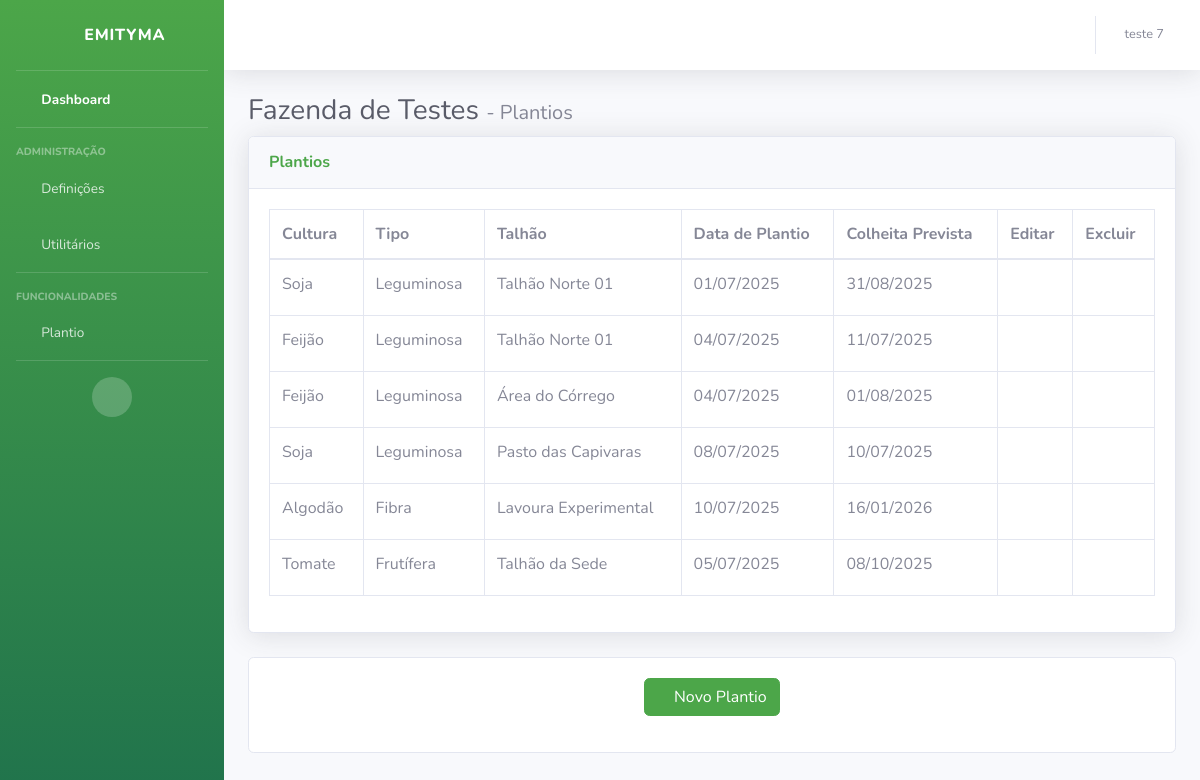
The page /dashboard/fazenda/fazenda-de-testes/plantios/ (signed in) on the database its author committed.
### usuario/models.py (models this page shows)
class Usuario(models.Model):
    usuario_id          = models.AutoField(primary_key=True, verbose_name="ID")
    usuario_nome        = models.CharField(max_length=80, unique=True, verbose_name="Nome")
    usuario_email       = models.EmailField(max_length=80, unique=True, verbose_name="Email")
    usuario_senha       = models.CharField(max_length=30, unique=False, verbose_name="Senha")
    usuario_dtCriacao   = models.DateField(auto_now_add=True, verbose_name="Data de Criação")
    usuario_imagem      = models.ImageField(upload_to='fotos/usuario', blank=True, verbose_name="Imagem")

### core/models.py (models this page shows, shortened)
class Fazenda(models.Model):
    id_fazenda      = models.AutoField(primary_key=True, verbose_name="ID Fazenda")
    nome            = models.CharField(max_length=50, verbose_name="Nome")
    proprietario    = models.CharField(max_length=50, verbose_name="Proprietário")
    uf              = models.CharField(max_length=2, verbose_name="UF")
    cidade          = models.CharField(max_length=50, verbose_name="Cidade")
    email           = models.EmailField(max_length=50, verbose_name="Email")
    telefone        = models.CharField(max_length=30, verbose_name="Telefone")
    tamanho         = models.FloatField(max_length=20, verbose_name="Tamanho (ha)")
    slug            = models.SlugField(max_length=60, unique=True, blank=True)
    usuarios = models.ManyToManyField(
        Usuario,
        through='UsuarioFazenda',
        related_name='fazendas'
    )
    class Meta:
        verbose_name = "Fazenda"
        verbose_name_plural = "Fazendas"

class Plantio(models.Model):
    dt_plantio           = models.DateField()
    dt_colheitaPrevista  = models.DateField()
    talhao               = models.ForeignKey(Talhao, on_delete=models.CASCADE, related_name='plantios')
    cultura              = models.ForeignKey(Cultura, on_delete=models.CASCADE, related_name='plantios')

class Cultura(models.Model):
    TIPO_CULTURA_CHOICES = [
        ('GC', 'Gramínea Cereal'),
        ('GR', 'Gramínea Forrageira'),
        ('LG', 'Leguminosa'),
        ('PC', 'Planta de Cobertura'),
        ('FR', 'Frutífera'),
        ('FB', 'Fibra'),
    ]
    nome                = models.CharField(max_length=50)
    tp_cultura          = models.CharField(max_length=2, choices=TIPO_CULTURA_CHOICES)  # GC, GR, LG, PC, FR, FB
    descricao           = models.CharField(max_length=500)
    produtividade_media = models.FloatField(help_text="kg por hectare")
    fazenda             = models.ForeignKey(Fazenda, on_delete=models.CASCADE, related_name='culturas')

class Talhao(models.Model):
    nome        = models.CharField(max_length=50)
    area        = models.DecimalField(max_digits=9, decimal_places=2)
    fazenda     = models.ForeignKey('Fazenda', on_delete=models.CASCADE, related_name='talhoes')

### dashboard/views.py (the view)
# urls.py: path('fazenda/<slug:slug>/plantios/', views.plantios, name='plantios'),
def plantios(request, slug):
    usuario_id = request.session.get('usuario_id')
    if not usuario_id:
        return redirect('entrar')
    usuario = Usuario.objects.get(usuario_id=usuario_id)
    fazenda = get_object_or_404(Fazenda, slug=slug)
    usuario_fazenda = UsuarioFazenda.objects.get(fazenda=fazenda, usuario=usuario)
    nivel_acesso = usuario_fazenda.nivel_acesso
    culturas = Cultura.objects.filter(fazenda=fazenda)
    talhoes = Talhao.objects.filter(fazenda=fazenda)
    plantios = Plantio.objects.filter(talhao__fazenda=fazenda).select_related('cultura', 'talhao')
    return render(request, 'dashboard/plantios.html', {
        'fazenda': fazenda,
        'usuario': usuario,
        'nivel_acesso': nivel_acesso,
        'culturas': culturas,
        'talhoes': talhoes,
        'plantios': plantios,
    })

### templates/dashboard/plantios.html (shortened to what this page needs)
{% load static %}
<!DOCTYPE html>
<html lang="pt-br">
<head>
    <link href="{% static 'vendor/fontawesome-free/css/all.min.css' %}" rel="stylesheet" type="text/css">
    <link href="{% static 'css/dashboard.css' %}" rel="stylesheet">
</head>
<body id="page-top">
    {% include "dashboard/sidebar.html" %}
    <div class="container-fluid">
        <h1 class="h3 mb-2 text-gray-800">{{ fazenda.nome }} <span class="h5 text-gray-600">- Plantios</span> </h1>
        <div class="card shadow mb-4">
        <div class="card-header py-3">
            <h6 class="m-0 font-weight-bold text-success">Plantios</h6>
        </div>
        <div class="card-body">
            <div class="table-responsive">
                <table class="table table-bordered" id="dataTable" width="100%" cellspacing="0">
                    <thead>
                        <tr>
                            <th>Cultura</th>
                            <th>Tipo</th>
                            <th>Talhão</th>
                            <th>Data de Plantio</th>
                            <th>Colheita Prevista</th>
                            <th>Editar</th>
                            <th>Excluir</th>
                        </tr>
                    </thead>
                    <tbody>
                        {% if plantios %}
                            {% for plantio in plantios %}
                            <tr>
                                <td>{{ plantio.cultura.nome }}</td>
                                <td>{{ plantio.cultura.get_tp_cultura_display }}</td>
                                <td>{{ plantio.talhao.nome }}</td>
                                <td>{{ plantio.dt_plantio|date:"d/m/Y" }}</td>
                                <td>{{ plantio.dt_colheitaPrevista|date:"d/m/Y" }}</td>
                                <td>
                                    <button
                                        type="button"
                                        class="btn btn-sm btn-link"
                                        title="Editar"
                                        data-toggle="modal"
                                        data-target="#modalEditarPlantio"
                                        data-id="{{ plantio.id }}"
                                        data-cultura="{{ plantio.cultura.id }}"
                                        data-talhao="{{ plantio.talhao.id }}"
                                        data-dt_plantio="{{ plantio.dt_plantio|date:'Y-m-d' }}"
                                        data-dt_colheita="{{ plantio.dt_colheitaPrevista|date:'Y-m-d' }}">
                                        <i class="fas fa-edit text-primary"></i>
                                    </button>
                                </td>
                                <td>
                                    <form method="post" action="{% url 'excluir_plantio' slug=fazenda.slug %}" style="display:inline;">
                                        <button
                                            type="submit"
                                            class="btn btn-sm btn-link"
                                            title="Excluir">
                                            <i class="fas fa-trash-alt text-danger"></i>
                                        </button>
                                    </form>
                                </td>
                            </tr>
                            {% endfor %}
                        {% else %}
                            <tr>
                                <td colspan="{% if nivel_acesso != 'Operador' %}7{% else %}6{% endif %}" class="text-center">
                                    Nenhum plantio cadastrado.<br>
                                </td>
                            </tr>
                        {% endif %}
                    </tbody>
                </table>
            </div>
        </div>
    </div>
        <div class="card mb-4">
            <div class="card-body d-flex justify-content-center">
                <button type="button" class="btn btn-success mb-3" data-toggle="modal" data-target="#modalCadastrarPlantio">
                    <i class="fas fa-plus"></i> Novo Plantio
                </button>
            </div>
        </div>
</body>
</html>

### templates/dashboard/sidebar.html (shortened to what this page needs)
{% load static %}
<div id="wrapper">
    <ul class="navbar-nav bg-gradient-success sidebar sidebar-dark accordion" id="accordionSidebar">
            <a class="sidebar-brand d-flex align-items-center justify-content-center" href="">
                <div class="sidebar-brand-icon rotate-n-15">
                    <i class="fas fa-laugh-wink" ></i>
                </div>
                <div class="sidebar-brand-text mx-3">Emityma</div>
            </a>
            <hr class="sidebar-divider my-0">
            <li class="nav-item active">
                <a class="nav-link" href="{% url 'dashboard_home' slug=fazenda.slug %}">
                    <i class="fas fa-fw fa-tachometer-alt"></i>
                    <span>Dashboard</span></a>
            </li>
            <hr class="sidebar-divider">
            {% if nivel_acesso == "Administrador" or nivel_acesso == "Gerente" %}
            <div class="sidebar-heading">
                Administração
            </div>
            <li class="nav-item">
                <a class="nav-link collapsed" href="#" data-toggle="collapse" data-target="#collapseTwo"
                    aria-expanded="true" aria-controls="collapseTwo">
                    <i class="fas fa-fw fa-cog"></i>
                    <span>Definições</span>
                </a>
            </li>
            {% endif %}
            <li class="nav-item">
                <a class="nav-link collapsed" href="#" data-toggle="collapse" data-target="#collapseUtilities"
                    aria-expanded="true" aria-controls="collapseUtilities">
                    <i class="fas fa-fw fa-wrench"></i>
                    <span>Utilitários</span>
                </a>
            </li>
            <hr class="sidebar-divider">
            <div class="sidebar-heading">
                Funcionalidades
            </div>
            <li class="nav-item">
                <a class="nav-link collapsed" href="#" data-toggle="collapse" data-target="#collapsePages"
                    aria-expanded="true" aria-controls="collapsePages">
                    <i class="fas fa-fw fa-folder"></i>
                    <span>Plantio</span>
                </a>
            </li>
            <hr class="sidebar-divider d-none d-md-block">
            <div class="text-center d-none d-md-inline">
                <button class="rounded-circle border-0" id="sidebarToggle"></button>
            </div>
        </ul>
        <div id="content-wrapper" class="d-flex flex-column">
            <div id="content">
                <nav class="navbar navbar-expand navbar-light bg-white topbar mb-4 static-top shadow">
                    <ul class="navbar-nav ml-auto">
                        <li class="nav-item dropdown no-arrow">
                            <a class="nav-link dropdown-toggle" href="#" id="userDropdown" role="button"
                                data-toggle="dropdown" aria-haspopup="true" aria-expanded="false">
                                <span class="mr-2 d-none d-lg-inline text-gray-600 small">{{ usuario.usuario_nome }}</span>
                            </a>
                        </li>
                    </ul>
                </nav>

### rows shown on the page
Usuario: usuario_nome "teste 7"
Fazenda: nome "Fazenda de Testes"
Plantio: cultura.nome "Soja", cultura.tp_cultura "Leguminosa", talhao.nome "Talhão Norte 01", dt_plantio "01/07/2025", dt_colheitaPrevista "31/08/2025"
Plantio: cultura.nome "Feijão", cultura.tp_cultura "Leguminosa", talhao.nome "Talhão Norte 01", dt_plantio "04/07/2025", dt_colheitaPrevista "11/07/2025"
Plantio: cultura.nome "Feijão", cultura.tp_cultura "Leguminosa", talhao.nome "Área do Córrego", dt_plantio "04/07/2025", dt_colheitaPrevista "01/08/2025"
Plantio: cultura.nome "Soja", cultura.tp_cultura "Leguminosa", talhao.nome "Pasto das Capivaras", dt_plantio "08/07/2025", dt_colheitaPrevista "10/07/2025"
Plantio: cultura.nome "Algodão", cultura.tp_cultura "Fibra", talhao.nome "Lavoura Experimental", dt_plantio "10/07/2025", dt_colheitaPrevista "16/01/2026"
Plantio: cultura.nome "Tomate", cultura.tp_cultura "Frutífera", talhao.nome "Talhão da Sede", dt_plantio "05/07/2025", dt_colheitaPrevista "08/10/2025"
